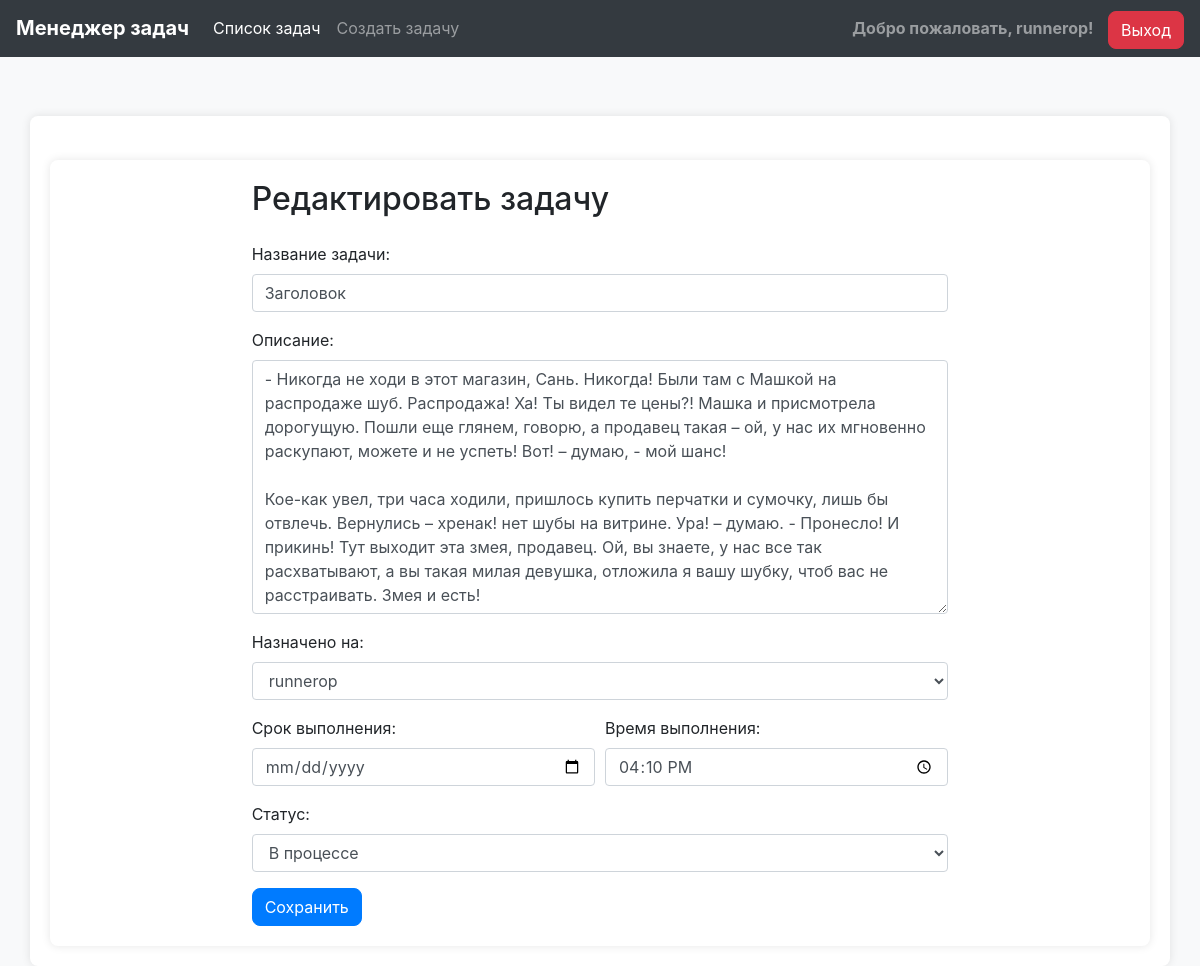
The app's page /task/29/edit/ (signed in) with its own data.
### tasks/models.py (models this page shows, shortened)
class Task(models.Model):
    STATUS_CHOICES = [
        ('todo', 'К выполнению'),
        ('in_progress', 'В процессе'),
        ('done', 'Завершено')
    ]
    title = models.CharField('Название задачи', max_length=255)
    description = models.TextField('Описание')
    assigned_to = models.ForeignKey(User, verbose_name='Назначено на', on_delete=models.CASCADE)
    due_date = models.DateField('Срок выполнения')
    due_time = models.TimeField('Время выполнения', default='00:00:00')
    status = models.CharField('Статус', max_length=50, choices=STATUS_CHOICES, default='todo')
    completion_time = models.DateTimeField('Время завершения', null=True, blank=True)
    start_time = models.DateTimeField('Время начала работы', null=True, blank=True)
    in_progress_by = models.ForeignKey(User, on_delete=models.SET_NULL, null=True, blank=True, related_name='in_progress_tasks')

### tasks/views.py (the view)
# urls.py: path('task/<int:pk>/edit/', views.task_edit, name='task_edit'),
@login_required
def task_edit(request, pk):
    task = get_object_or_404(Task, pk=pk)
    if request.method == "POST":
        form = TaskForm(request.POST, instance=task)
        if form.is_valid():
            form.save()  # Сохраняем отредактированную форму задачи
            return redirect('task_detail', pk=pk)  # Перенаправляем на страницу деталей задачи
    else:
        form = TaskForm(instance=task)
    return render(request, 'tasks/task_form.html', {'form': form})

### tasks/forms.py
class TaskForm(forms.ModelForm):
    title = forms.CharField(label='Название задачи')
    description = forms.CharField(label='Описание', widget=forms.Textarea)
    assigned_to = forms.ModelChoiceField(label='Назначено на', queryset=User.objects.all())
    due_date = forms.DateField(label='Срок выполнения', widget=forms.DateInput(attrs={'type': 'date'}))
    due_time = forms.TimeField(label='Время выполнения', widget=forms.TimeInput(attrs={'type': 'time'}))  # Добавлено поле для времени
    status = forms.ChoiceField(label='Статус', choices=Task.STATUS_CHOICES)
    class Meta:
        model = Task
        fields = ['title', 'description', 'assigned_to', 'due_date', 'due_time', 'status']

### tasks/templatetags/custom_filters.py (called while the page is built)
@register.filter(name='add_class')
def add_class(value, arg):
    css_classes = value.field.widget.attrs.get('class', '')
    if css_classes:
        css_classes += ' ' + arg
    else:
        css_classes = arg
    return value.as_widget(attrs={'class': css_classes})

### tasks/templates/tasks/task_form.html (shortened to what this page needs)
{% extends 'base.html' %}
{% load custom_filters %}
{% block content %}
<div class="container mt-4">
    <div class="row justify-content-center">
        <div class="col-md-8">
            <h2 class="mb-4">{% if form.instance.pk %}Редактировать задачу{% else %}Создать задачу{% endif %}</h2>
            <form method="post" class="needs-validation" novalidate>
                <div class="form-group">
                    {{ form.title.label_tag }}
                    {{ form.title|add_class:"form-control" }}
                </div>
                <div class="form-group">
                    {{ form.description.label_tag }}
                    {{ form.description|add_class:"form-control" }}
                </div>
                <div class="form-group">
                    {{ form.assigned_to.label_tag }}
                    {{ form.assigned_to|add_class:"form-control" }}
                </div>
                <div class="form-row">
                    <div class="form-group col-md-6">
                        {{ form.due_date.label_tag }}
                        {{ form.due_date|add_class:"form-control" }}
                    </div>
                    <div class="form-group col-md-6">
                        {{ form.due_time.label_tag }}
                        {{ form.due_time|add_class:"form-control" }}
                    </div>
                </div>
                <div class="form-group">
                    {{ form.status.label_tag }}
                    {{ form.status|add_class:"form-control" }}
                </div>
                <button type="submit" class="btn btn-primary">Сохранить</button>
            </form>
        </div>
    </div>
</div>
{% endblock %}

### templates/base.html (shortened to what this page needs)
<!DOCTYPE html>
<html lang="ru">
<head>
    <link rel="stylesheet" href="https://stackpath.bootstrapcdn.com/bootstrap/4.5.2/css/bootstrap.min.css">
</head>
<body>
    <nav class="navbar navbar-expand-md navbar-dark bg-dark fixed-top">
        <a class="navbar-brand" href="#">Менеджер задач</a>
        <div class="collapse navbar-collapse" id="navbarCollapse">
            <ul class="navbar-nav mr-auto">
                <li class="nav-item active">
                    <a class="nav-link" href="{% url 'task_list' %}">Список задач</a>
                </li>
                <li class="nav-item">
                    <a class="nav-link" href="{% url 'task_create' %}">Создать задачу</a>
                </li>
            </ul>
            <ul class="navbar-nav ml-auto">
                {% if user.is_authenticated %}
                    <li class="nav-item">
                        <span class="navbar-text welcome-text">
                            Добро пожаловать, {{ user.username }}!
                        </span>
                        <form action="{% url 'logout' %}" method="post" style="display: inline;">
                            <button type="submit" class="btn btn-danger logout-btn">Выход</button>
                        </form>
                    </li>
                {% endif %}
            </ul>
        </div>
    </nav>
    <main role="main" class="container">
        {% block content %}
        {% endblock %}
    </main>
</body>
</html>

### templates/base.html (style rules this page uses)
body { padding-top: 6rem; background-color: #f8f9fa; }
.navbar { background-color: #343a40; }
.navbar-brand { font-weight: bold; }
.navbar-text { color: #ffffff; font-size: 14px; }
.navbar-nav .nav-link { color: #ffffff; }
.container { background-color: #ffffff; box-shadow: 0 0 10px rgba(0,0,0,0.1); border-radius: 8px; padding: 20px; margin-top: 20px; }
.btn { border-radius: 8px; }
.welcome-text { font-size: 16px; font-weight: bold; margin-right: 10px; }
.logout-btn { background-color: #dc3545; border-color: #dc3545; }

### records on screen
Task: title "Заголовок", description "- Никогда не ходи в этот магазин, Сань. Никогда! Были там с Машкой на распродаже шуб. Распродажа! Ха! Ты видел те цены?! Машка и присмотрела дорогущую. Пошли еще глянем, говорю, а продавец такая – ой, у нас их мгновенно раскупают, можете и не успеть! Вот! – думаю, - мой шанс! Кое-как увел, три часа ходили, пришлось купить перчатки и сумочку, лишь бы отвлечь. Вернулись – хренак! нет шубы на витрине. Ура! – думаю. - Пронесло! И прикинь! Тут выходит эта змея, продавец. Ой, вы знаете, у нас все так расхватывают, а вы такая милая девушка, отложила я вашу шубку, чтоб вас не расстраивать. Змея и есть!", assigned_to "runnerop", due_time "16:10:00", status "В процессе"

### other values on screen
{{ user.username }} "runnerop"
